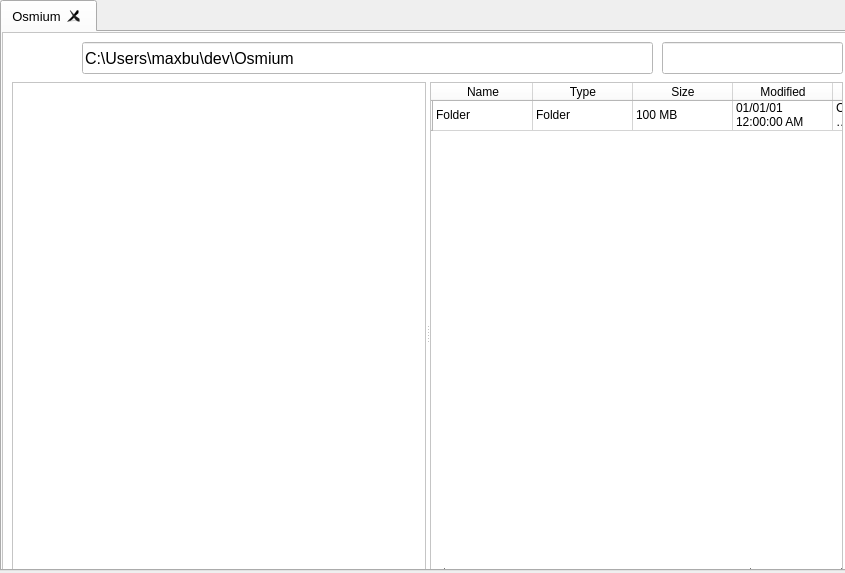
<?xml version="1.0" encoding="UTF-8"?>
<ui version="4.0">
 <class>MainWindow</class>
 <widget class="QMainWindow" name="MainWindow">
  <property name="windowModality">
   <enum>Qt::NonModal</enum>
  </property>
  <property name="geometry">
   <rect>
    <x>0</x>
    <y>0</y>
    <width>845</width>
    <height>573</height>
   </rect>
  </property>
  <property name="windowTitle">
   <string>MainWindow</string>
  </property>
  <property name="windowIcon">
   <iconset resource="../../../Desktop/res.qrc">
    <normaloff>:/icons/Open Folder-52.png</normaloff>:/icons/Open Folder-52.png</iconset>
  </property>
  <property name="animated">
   <bool>true</bool>
  </property>
  <property name="tabShape">
   <enum>QTabWidget::Rounded</enum>
  </property>
  <widget class="QWidget" name="centralwidget">
   <widget class="QTabWidget" name="tabWidget">
    <property name="geometry">
     <rect>
      <x>0</x>
      <y>0</y>
      <width>851</width>
      <height>571</height>
     </rect>
    </property>
    <property name="font">
     <font>
      <pointsize>10</pointsize>
     </font>
    </property>
    <property name="styleSheet">
     <string notr="true"/>
    </property>
    <property name="tabShape">
     <enum>QTabWidget::Rounded</enum>
    </property>
    <property name="currentIndex">
     <number>0</number>
    </property>
    <property name="iconSize">
     <size>
      <width>16</width>
      <height>16</height>
     </size>
    </property>
    <property name="usesScrollButtons">
     <bool>false</bool>
    </property>
    <property name="tabsClosable">
     <bool>true</bool>
    </property>
    <property name="tabBarAutoHide">
     <bool>false</bool>
    </property>
    <widget class="QWidget" name="tab">
     <attribute name="title">
      <string>Osmium</string>
     </attribute>
     <widget class="QFrame" name="frame">
      <property name="geometry">
       <rect>
        <x>0</x>
        <y>0</y>
        <width>851</width>
        <height>551</height>
       </rect>
      </property>
      <property name="sizePolicy">
       <sizepolicy hsizetype="Expanding" vsizetype="Expanding">
        <horstretch>0</horstretch>
        <verstretch>0</verstretch>
       </sizepolicy>
      </property>
      <property name="autoFillBackground">
       <bool>false</bool>
      </property>
      <property name="styleSheet">
       <string notr="true">background-color: rgb(255, 255, 255);</string>
      </property>
      <property name="frameShape">
       <enum>QFrame::StyledPanel</enum>
      </property>
      <property name="frameShadow">
       <enum>QFrame::Raised</enum>
      </property>
      <widget class="QPushButton" name="pushButton">
       <property name="geometry">
        <rect>
         <x>10</x>
         <y>10</y>
         <width>32</width>
         <height>32</height>
        </rect>
       </property>
       <property name="text">
        <string/>
       </property>
       <property name="icon">
        <iconset resource="../../../Desktop/res.qrc">
         <normaloff>:/icons/Left-48.png</normaloff>:/icons/Left-48.png</iconset>
       </property>
       <property name="iconSize">
        <size>
         <width>32</width>
         <height>32</height>
        </size>
       </property>
       <property name="flat">
        <bool>true</bool>
       </property>
      </widget>
      <widget class="QPushButton" name="pushButton_2">
       <property name="geometry">
        <rect>
         <x>40</x>
         <y>10</y>
         <width>32</width>
         <height>32</height>
        </rect>
       </property>
       <property name="text">
        <string/>
       </property>
       <property name="icon">
        <iconset resource="../../../Desktop/res.qrc">
         <normaloff>:/icons/Right-48.png</normaloff>:/icons/Right-48.png</iconset>
       </property>
       <property name="iconSize">
        <size>
         <width>32</width>
         <height>32</height>
        </size>
       </property>
       <property name="flat">
        <bool>true</bool>
       </property>
      </widget>
      <widget class="QLineEdit" name="lineEdit">
       <property name="geometry">
        <rect>
         <x>80</x>
         <y>10</y>
         <width>571</width>
         <height>32</height>
        </rect>
       </property>
       <property name="font">
        <font>
         <family>MS Shell Dlg 2</family>
         <pointsize>12</pointsize>
         <weight>50</weight>
         <italic>false</italic>
         <bold>false</bold>
        </font>
       </property>
       <property name="cursor">
        <cursorShape>BlankCursor</cursorShape>
       </property>
       <property name="styleSheet">
        <string notr="true">font: 12pt &quot;MS Shell Dlg 2&quot;;</string>
       </property>
       <property name="text">
        <string>C:\Users\maxbu\dev\Osmium</string>
       </property>
       <property name="clearButtonEnabled">
        <bool>false</bool>
       </property>
      </widget>
      <widget class="QLineEdit" name="lineEdit_2">
       <property name="geometry">
        <rect>
         <x>660</x>
         <y>10</y>
         <width>181</width>
         <height>32</height>
        </rect>
       </property>
      </widget>
      <widget class="QSplitter" name="splitter">
       <property name="geometry">
        <rect>
         <x>10</x>
         <y>50</y>
         <width>831</width>
         <height>501</height>
        </rect>
       </property>
       <property name="orientation">
        <enum>Qt::Horizontal</enum>
       </property>
       <widget class="QTreeView" name="treeView"/>
       <widget class="QTableWidget" name="tableWidget">
        <row>
         <property name="text">
          <string/>
         </property>
        </row>
        <column>
         <property name="text">
          <string>Name</string>
         </property>
        </column>
        <column>
         <property name="text">
          <string>Type</string>
         </property>
        </column>
        <column>
         <property name="text">
          <string>Size</string>
         </property>
        </column>
        <column>
         <property name="text">
          <string>Modified</string>
         </property>
        </column>
        <column>
         <property name="text">
          <string>Full Path</string>
         </property>
        </column>
        <item row="0" column="0">
         <property name="text">
          <string>Folder</string>
         </property>
         <property name="icon">
          <iconset resource="../../../Desktop/res.qrc">
           <normaloff>:/icons/Folder-52.png</normaloff>:/icons/Folder-52.png</iconset>
         </property>
        </item>
        <item row="0" column="1">
         <property name="text">
          <string>Folder</string>
         </property>
        </item>
        <item row="0" column="2">
         <property name="text">
          <string>100 MB</string>
         </property>
        </item>
        <item row="0" column="3">
         <property name="text">
          <string>01/01/01 12:00:00 AM</string>
         </property>
        </item>
        <item row="0" column="4">
         <property name="text">
          <string>C:\Users\maxbu\dev\Osmium</string>
         </property>
        </item>
       </widget>
      </widget>
     </widget>
    </widget>
   </widget>
  </widget>
  <action name="actionExit">
   <property name="text">
    <string>Exit</string>
   </property>
  </action>
  <action name="actionList_View">
   <property name="text">
    <string>List View</string>
   </property>
  </action>
  <action name="actionIcon_View">
   <property name="text">
    <string>Icon View</string>
   </property>
  </action>
  <action name="actionAdd_Tag">
   <property name="text">
    <string>Add Tag</string>
   </property>
  </action>
  <action name="actionManage_Tags">
   <property name="text">
    <string>Manage Tags</string>
   </property>
  </action>
  <action name="actionAdd_Files_To_Tag">
   <property name="text">
    <string>Add Files To Tag</string>
   </property>
  </action>
  <action name="actionRemove_Files_From_Tag">
   <property name="text">
    <string>Remove Files From Tag</string>
   </property>
  </action>
 </widget>
 <resources>
  <include location="../../../Desktop/res.qrc"/>
 </resources>
 <connections/>
</ui>
